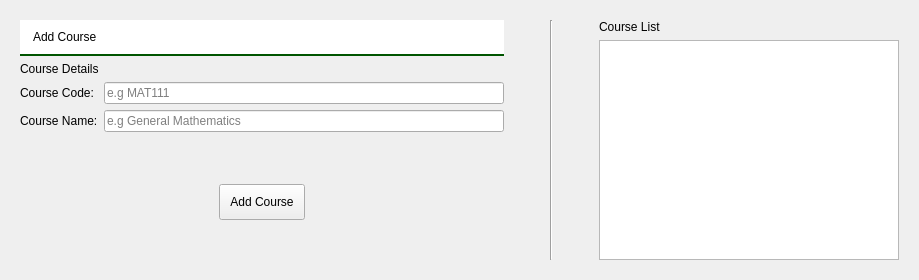
          <widget class="QWidget" name="coursesPage">
           <layout class="QVBoxLayout" name="verticalLayout_21">
            <item>
             <widget class="QWidget" name="widget_4" native="true">
              <property name="styleSheet">
               <string notr="true"/>
              </property>
              <layout class="QVBoxLayout" name="verticalLayout_20">
               <item>
                <layout class="QHBoxLayout" name="horizontalLayout_10">
                 <item>
                  <layout class="QVBoxLayout" name="verticalLayout_18">
                   <item>
                    <widget class="QLabel" name="label_89">
                     <property name="styleSheet">
                      <string notr="true">background-color: rgb(255, 255, 255);
padding: 10px;
border-bottom: 2px solid rgb(0, 85, 0);</string>
                     </property>
                     <property name="text">
                      <string>Add Course</string>
                     </property>
                    </widget>
                   </item>
                   <item>
                    <layout class="QVBoxLayout" name="verticalLayout_3">
                     <item>
                      <widget class="QLabel" name="label_90">
                       <property name="text">
                        <string>Course Details</string>
                       </property>
                      </widget>
                     </item>
                     <item>
                      <layout class="QFormLayout" name="formLayout_4">
                       <item row="0" column="0">
                        <widget class="QLabel" name="label_91">
                         <property name="text">
                          <string>Course Code:</string>
                         </property>
                        </widget>
                       </item>
                       <item row="1" column="0">
                        <widget class="QLabel" name="label_92">
                         <property name="text">
                          <string>Course Name:</string>
                         </property>
                        </widget>
                       </item>
                       <item row="2" column="1">
                        <spacer name="verticalSpacer_4">
                         <property name="orientation">
                          <enum>Qt::Vertical</enum>
                         </property>
                         <property name="sizeHint" stdset="0">
                          <size>
                           <width>20</width>
                           <height>40</height>
                          </size>
                         </property>
                        </spacer>
                       </item>
                       <item row="0" column="1">
                        <widget class="QLineEdit" name="courseCode">
                         <property name="minimumSize">
                          <size>
                           <width>400</width>
                           <height>0</height>
                          </size>
                         </property>
                         <property name="placeholderText">
                          <string>e.g MAT111</string>
                         </property>
                        </widget>
                       </item>
                       <item row="1" column="1">
                        <widget class="QLineEdit" name="courseName">
                         <property name="placeholderText">
                          <string>e.g General Mathematics </string>
                         </property>
                        </widget>
                       </item>
                      </layout>
                     </item>
                     <item>
                      <layout class="QHBoxLayout" name="horizontalLayout_9">
                       <item>
                        <spacer name="horizontalSpacer_7">
                         <property name="orientation">
                          <enum>Qt::Horizontal</enum>
                         </property>
                         <property name="sizeHint" stdset="0">
                          <size>
                           <width>40</width>
                           <height>20</height>
                          </size>
                         </property>
                        </spacer>
                       </item>
                       <item>
                        <widget class="QPushButton" name="addCourseBtn">
                         <property name="styleSheet">
                          <string notr="true">padding: 10px;</string>
                         </property>
                         <property name="text">
                          <string>Add Course</string>
                         </property>
                        </widget>
                       </item>
                       <item>
                        <spacer name="horizontalSpacer_6">
                         <property name="orientation">
                          <enum>Qt::Horizontal</enum>
                         </property>
                         <property name="sizeHint" stdset="0">
                          <size>
                           <width>40</width>
                           <height>20</height>
                          </size>
                         </property>
                        </spacer>
                       </item>
                      </layout>
                     </item>
                    </layout>
                   </item>
                   <item>
                    <spacer name="verticalSpacer_9">
                     <property name="orientation">
                      <enum>Qt::Vertical</enum>
                     </property>
                     <property name="sizeHint" stdset="0">
                      <size>
                       <width>20</width>
                       <height>40</height>
                      </size>
                     </property>
                    </spacer>
                   </item>
                  </layout>
                 </item>
                 <item>
                  <spacer name="horizontalSpacer_8">
                   <property name="orientation">
                    <enum>Qt::Horizontal</enum>
                   </property>
                   <property name="sizeHint" stdset="0">
                    <size>
                     <width>40</width>
                     <height>20</height>
                    </size>
                   </property>
                  </spacer>
                 </item>
                 <item>
                  <widget class="Line" name="line_3">
                   <property name="orientation">
                    <enum>Qt::Vertical</enum>
                   </property>
                  </widget>
                 </item>
                 <item>
                  <spacer name="horizontalSpacer_14">
                   <property name="orientation">
                    <enum>Qt::Horizontal</enum>
                   </property>
                   <property name="sizeHint" stdset="0">
                    <size>
                     <width>40</width>
                     <height>20</height>
                    </size>
                   </property>
                  </spacer>
                 </item>
                 <item>
                  <layout class="QVBoxLayout" name="verticalLayout_19">
                   <item>
                    <widget class="QLabel" name="label_93">
                     <property name="text">
                      <string>Course List</string>
                     </property>
                    </widget>
                   </item>
                   <item>
                    <widget class="QListWidget" name="courseList">
                     <property name="minimumSize">
                      <size>
                       <width>300</width>
                       <height>0</height>
                      </size>
                     </property>
                     <property name="styleSheet">
                      <string notr="true">font: 11pt &quot;Consolas&quot;;
border-left: 3px solid rgb(0, 85, 0)</string>
                     </property>
                    </widget>
                   </item>
                  </layout>
                 </item>
                </layout>
               </item>
              </layout>
             </widget>
            </item>
           </layout>
          </widget>
